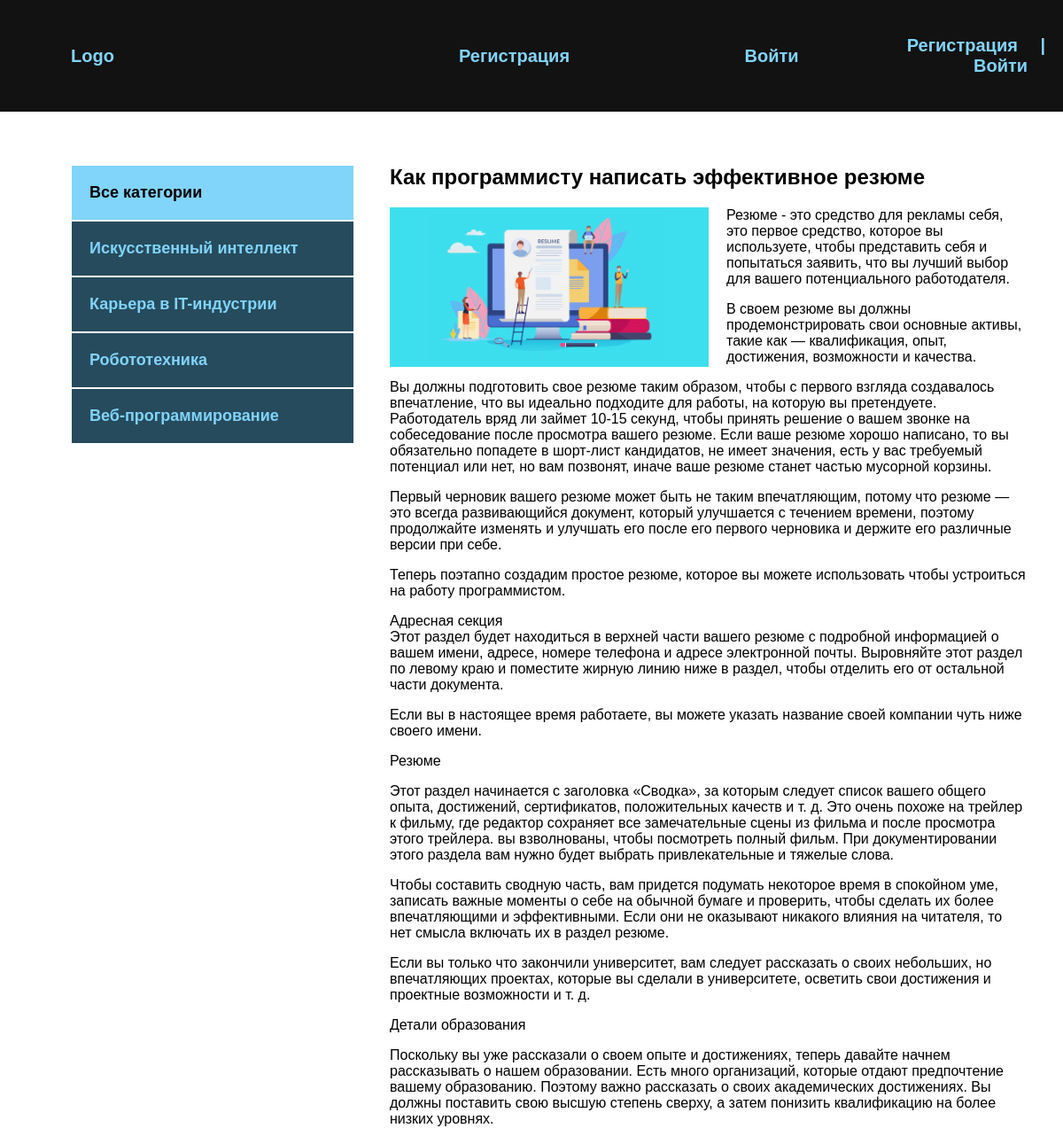
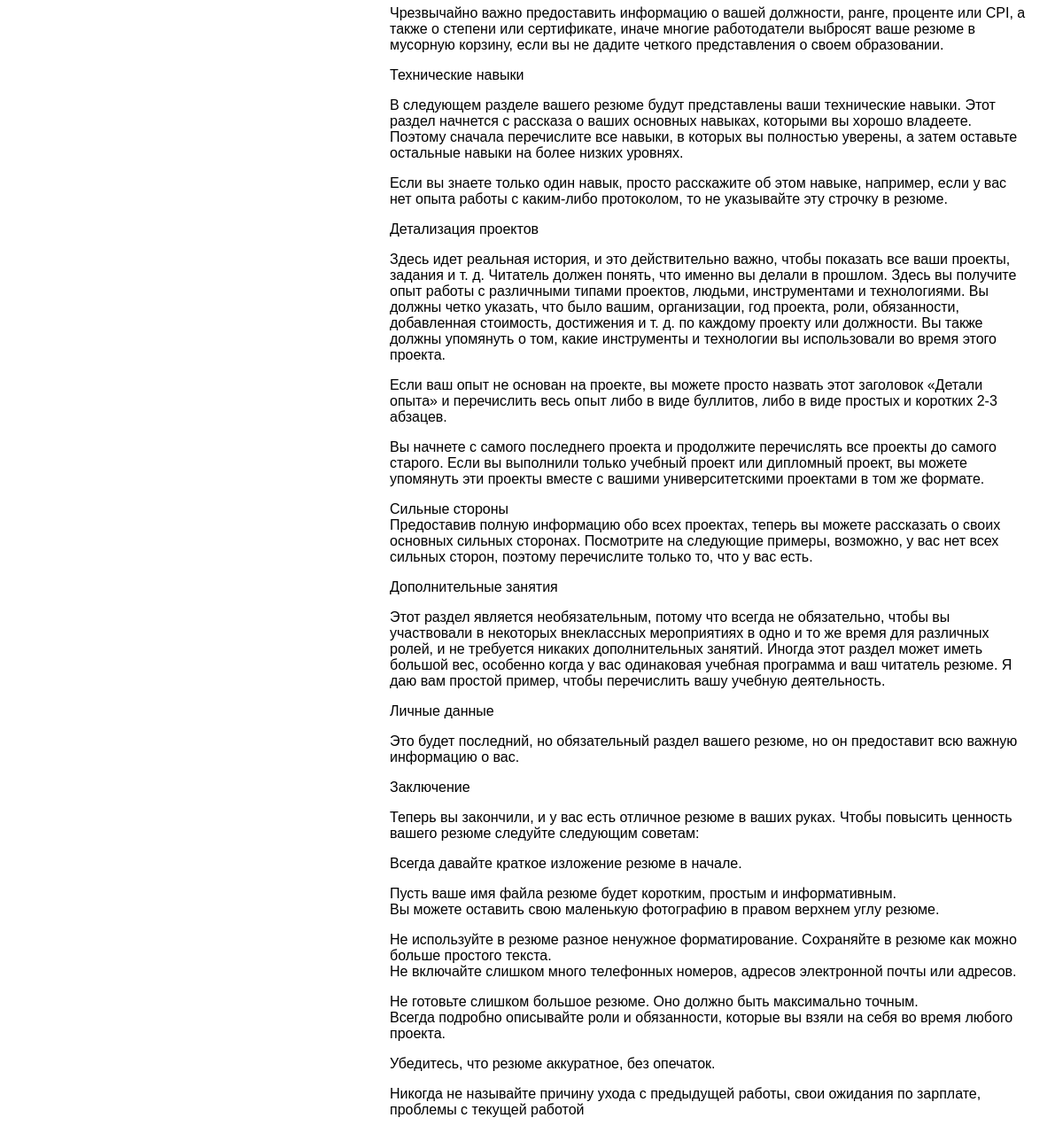
The page /post/kak-programmistu-napisat-effektivnoe-rezyume/ on the database its author committed (2 pictures, top to bottom).
### blog/models.py (models this page shows, shortened)
class Category(models.Model):
    name = models.CharField(max_length=255, verbose_name='Категория')
    slug = models.SlugField(max_length=255, unique=True, verbose_name='URL')
    def get_absolute_url(self):
        return reverse('category', kwargs={'cat_slug': self.slug})
    class Meta:
        verbose_name = "Категорию"
        verbose_name_plural = "Категории"

class Blog(models.Model):
    title = models.CharField(max_length=255, verbose_name='Название')
    slug = models.SlugField(max_length=255, unique=True, verbose_name="URL")
    content = models.TextField(blank=True, verbose_name='Контент')
    photo = models.ImageField(upload_to="photos/%Y/%m/%d/", blank=True, verbose_name='Фото')
    time_created = models.DateTimeField(auto_now_add=True, verbose_name='Дата публикации')
    time_update = models.DateTimeField(auto_now=True, verbose_name='Дата обновления')
    is_published = models.BooleanField(default=True, verbose_name='Опубликовано')
    cat = models.ForeignKey('Category', on_delete=models.PROTECT, verbose_name='Категория')
    def __str__(self):
        return self.title
    class Meta:
        verbose_name = "Новость"
        verbose_name_plural = "Новости"
        ordering = ['-time_created']

### blog/views.py (the view)
# urls.py: path('post/<slug:post_slug>/', ShowPost.as_view(), name='post'),
class ShowPost(DataMixin, DetailView):
    model = Blog
    template_name = "blog/post.html"
    slug_url_kwarg = 'post_slug'
    context_object_name = 'post'
    def get_context_data(self, *, object_list=None, **kwargs):
        context = super().get_context_data(**kwargs)
        c_def = self.get_user_context(title=context['post'])
        return dict(list(context.items()) + list(c_def.items()))

### blog/utils.py (called while the page is built)
    def get_user_context(self,**kwargs):
        context = kwargs
        cats = Category.objects.annotate(Count('blog'))
        user_menu = menu.copy()
        if not  self.request.user.is_authenticated:
            user_menu.pop(0)
        context['menu'] = user_menu
        context['cats'] = cats
        if 'cat_selected' not in context:
            context['cat_selected'] = 0
        return context

### blog/templates/blog/post.html
{% extends 'blog/base.html' %}
{% block content %}
<div class="post">
    <h2>{{ post.title }}</h2>
    {% if post.photo %}
    <img src="{{post.photo.url}}" alt="" class="image">
    {% endif %}
    {{ post.content|linebreaks }}
</div>
{% endblock %}

### blog/templates/blog/base.html (shortened to what this page needs)
{% load static %}
{% load blog_tags %}
<!DOCTYPE html>
<html lang="en">
<head>
    <link rel="stylesheet" href="{% static 'css/style.css' %}">
</head>
<body>
    <div class="header">
        <div class="wrap">
            <ul class="mainmenu">
                <li class="logo"><a href="{% url 'index' %}">Logo</a></li>
                {% for m in menu %}
                <li class="last"><a href="{% url m.url_name %}">{{ m.title }}</a></li>
                {% endfor %}
                {% if request.user.is_authenticated %}
                <li class="last">{{user.username}}| <a href="{% url 'logout' %}">Выйти</a></li>
                {% else %}
                <li class="last"><a href="{% url 'register' %}">Регистрация</a> |
                    <a href="{% url 'login'%}">Войти</a>
                </li>
                {% endif %}
            </ul>
        </div>
    </div>
    <div class="content">
        <div class="wrap">
            <div class="sidebar">
                <ul>
                    {% if cat_selected == 0 %}
                    <li class="selected">Все категории</li>
                    {% else %}
                    <li><a href="{% url 'index' %}">Все категории</a></li>
                    {% endif %}
                    {% for c in cats %}
    {% if c.blog__count > 0 %}
        {% if c.pk == cat_selected %}
        <li class="selected">{{ c.name }}</li>
         {% else %}
        <li><a href="{{ c.get_absolute_url }}">{{ c.name }}</a></li>
        {% endif %}
    {% endif %}
{% endfor %}
                </ul>
            </div>
            <div class="main">
                {% block content %}
                {% endblock %}
            </div>
        </div>
    </div>
</body>
</html>

### blog/static/css/style.css (style rules this page uses)
body { margin: 0; padding: 0; background: #264b5d; font-family: Verdana, Geneva, Tahoma, sans-serif; }
.wrap { max-width: 1200px; margin: 0 auto; }
.content .wrap { background: #FFF; padding: 40px; box-sizing: border-box; display: flex; }
ul { list-style: none; }
a { color: #81d4fa; text-decoration: none; padding: 20px; }
.header { background: #121212; padding: 20px; }
.mainmenu { display: flex; align-items: center; font-size: 20px; font-weight: bold; justify-content: space-between; }
.logo { flex-basis: 40%; }
.last { flex-basis: 30%; text-align: right; color: #81d4fa; }
.sidebar ul { width: 320px; margin-right: 40px; margin-top: 20px; }
.sidebar a { padding: 20px; display: block; border: 1px solid #FFF; background: #264b5d; font-weight: bold; font-size: 18px; }
.selected { font-size: 18px; padding: 20px; border: 1px solid #FFF; font-weight: bold; background: #81d4fa; }
.image { float: left; margin-right: 20px; max-width: 50%; }
.post { font-size: 16px; }
.last a { display: inline; }

### rows shown on the page
Category: name "Искусственный интеллект"
Category: name "Карьера в IT-индустрии"
Category: name "Робототехника"
Category: name "Веб-программирование"
Blog: title "Как программисту написать эффективное резюме", photo (picture), content "Резюме - это средство для рекламы себя, это первое средство, которое вы используете, чтобы представить себя и попытаться заявить, что вы лучший выбор для вашего потенциального работодателя. В своем резюме вы должны продемонстрировать свои основные активы, такие как — квалификация, опыт, достижения, возможности и качества. Вы должны подготовить свое резюме таким образом, чтобы с первого взгляда создавалось впечатление, что вы идеально подходите для работы, на которую вы претендуете. Работодатель вряд ли займет 10-15 секунд, чтобы принять решение о вашем звонке на собеседование после просмотра вашего резюме. Если ваше резюме хорошо написано, то вы обязательно попадете в шорт-лист кандидатов,…"

### other values the page prints
{{ m.title }} "Регистрация" "Войти"
